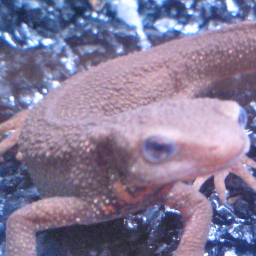
#> input picture imori_256x256.png, 256 x 256 px, found by its file name
$ jupyter execute --allow-errors week_02.ipynb   (older library calls are emulated)
#> lines starting #> are read from the running program, lines starting #| are printed output that depends on the picture
[cell 1]
import numpy as np
import cv2
import matplotlib.pyplot as plt
from skimage import io

[cell 2]
img_base_url = "https://yoyoyo-yo.github.io/Gasyori100knock/"

[cell 3]
img_orig = io.imread(img_base_url + "dataset/images/imori_256x256.png")
#> img_orig is the input picture: shape (256, 256, 3); mean R, G, B 133.4, 122.3, 152.1
plt.imshow(img_orig)

#> (a cell that did not finish here is left out)

[cell 5]
img_gray = cv2.cvtColor(img_orig, cv2.COLOR_RGB2GRAY)
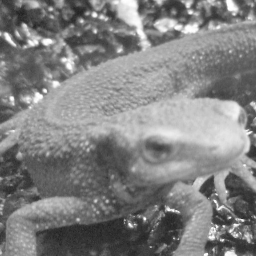
#> img_gray: shape (256, 256); min 32, max 255, mean 129
plt.imshow(img_gray, cmap='gray')

### 余談
`matplotlib`の`imshow`はデフォルトで`virdis`というカラーマップを使うため、青緑っぽく表示される。

また、グレースケールは正規化されている。

[cell 6]
from matplotlib.colors import NoNorm
plt.imshow(img_gray, norm=NoNorm())

## Question 11 平滑化フィルタ Smoothing filter

ノイズ画像に対して、平滑化フィルタ(5x5)をかけよ。

平滑化フィルタはフィルタ内の画素の平均値を出力するフィルタである。

[cell 7]
def smooth_filter(img, kernel_size=(3, 3)):
    # Padding
    h, w = img.shape[0:2]
    kernel_h, kernel_w = kernel_size

    top_pad = int(((kernel_h + 1) / 2))
    bottom_pad = top_pad
    left_pad = int(((kernel_w + 1) / 2))
    right_pad = left_pad
    _img = np.pad(img, ((top_pad, bottom_pad), (left_pad, right_pad), (0, 0)))

    out = np.zeros_like(_img)
    new_h, new_w = _img.shape[0:2]
    c = 1 if len(out.shape) == 2 else out.shape[2]

    for i in range(kernel_h // 2, new_h - kernel_h // 2):
        for j in range(kernel_w // 2, new_w - kernel_w // 2):
            for k in range(c):
                out[i, j, k] = np.mean(_img[i - kernel_h//2:i + kernel_h//2 + 1, j - kernel_w//2:j + kernel_w//2 + 1, k])

    return out[top_pad:top_pad + h, left_pad:left_pad + w].astype(np.uint8)

[cell 8]
plt.figure(figsize=(12, 3))
plt.subplot(1, 3, 1)
#> (the rest of this cell did not finish here and is left out)

## Question 12 モーションフィルタ Motion filter

モーションフィルタ(5x5)を実装せよ。

モーションフィルタとは対角方向の平均値を取るフィルタであり、k x kのフィルタは次式で定義される。

[cell 9]
def gen_motion_kernel(k_size=(3, 3)):
    kernel = np.zeros(k_size)
    kernel[range(k_size[0]), range(k_size[0])] = 1 / k_size[0]
    return kernel

[cell 10]
def motion_filter(img, kernel_size=(3, 3)):
    # Padding
#> called with kernel_size = (3, 3)
    h, w = img.shape[0:2]
#> h = 256; w = 256
    kernel_h, kernel_w = kernel_size

    top_pad = int(((kernel_h + 1) / 2))
    bottom_pad = top_pad
    left_pad = int(((kernel_w + 1) / 2))
    right_pad = left_pad
    _img = np.pad(img, ((top_pad, bottom_pad), (left_pad, right_pad), (0, 0)))

    out = np.zeros_like(_img)
    new_h, new_w = _img.shape[0:2]
#> new_h = 260; new_w = 260
    c = 1 if len(out.shape) == 2 else out.shape[2]
#> c = 3

    kernel = gen_motion_kernel(kernel_size)

    for i in range(kernel_h // 2, new_h - kernel_h // 2):
        for j in range(kernel_w // 2, new_w - kernel_w // 2):
            for k in range(c):
                out[i, j, k] = np.sum(_img[i - kernel_h//2:i + kernel_h//2 + 1, j - kernel_w//2:j + kernel_w//2 + 1, k] * kernel)

    return out[top_pad:top_pad + h, left_pad:left_pad + w].astype(np.uint8)

[cell 11]
plt.figure(figsize=(12, 3))
plt.subplot(1, 3, 1)
plt.imshow(img_orig)
plt.subplot(1, 3, 2)
plt.imshow(motion_filter(img_orig, (3, 3)))
plt.subplot(1, 3, 3)
plt.imshow(motion_filter(img_orig, (7, 7)))
plt.show()

## Question 13 Max-Minフィルタ Max-Min filter

グレースケールに対してMAX-MINフィルタ(3x3)を実装せよ。

MAX-MINフィルタとはフィルタ内の画素の最大値と最小値の差を出力するフィルタであり、エッジ検出のフィルタの一つである。

エッジ検出とは画像内の線を検出るすることであり、このような画像内の情報を抜き出す操作を特徴抽出と呼ぶ。

エッジ検出では多くの場合、グレースケール画像に対してフィルタリングを行う。

[cell 12]
def max_min_filter(img, kernel_size=(3, 3)):
    # Padding
#> called with kernel_size = (3, 3)
    _img = img.copy().astype(np.float32)

    h, w = img.shape[0:2]
#> h = 256; w = 256
    kernel_h, kernel_w = kernel_size

    top_pad = int(((kernel_h + 1) / 2))
    bottom_pad = top_pad
    left_pad = int(((kernel_w + 1) / 2))
    right_pad = left_pad

    if len(_img.shape) == 2:
        _img = np.expand_dims(_img, axis=-1)

    _img = np.pad(_img, [(top_pad, bottom_pad), (left_pad, right_pad), (0, 0)], 'edge')

    out = np.zeros_like(_img)
    new_h, new_w = _img.shape[0:2]
#> new_h = 260; new_w = 260
    c = 1 if len(out.shape) == 2 else out.shape[2]
#> c = 1

    for i in range(kernel_h // 2, new_h - kernel_h // 2):
        for j in range(kernel_w // 2, new_w - kernel_w // 2):
            for k in range(c):
                out[i, j, k] = _img[i - kernel_h//2:i + kernel_h//2 + 1, j - kernel_w//2:j + kernel_w//2 + 1, k].max() - _img[i - kernel_h//2:i + kernel_h//2 + 1, j - kernel_w//2:j + kernel_w//2 + 1, k].min()
#> out: shape (260, 260, 1) float32

    return out[top_pad:top_pad + h, left_pad:left_pad + w].astype(np.uint8)
#> returned value: shape (256, 256, 1)

[cell 13]
plt.figure(figsize=(12, 3))
plt.subplot(1, 3, 1)
plt.imshow(img_gray, cmap='gray')
plt.subplot(1, 3, 2)
plt.imshow(max_min_filter(img_gray, (3, 3)), cmap='gray')
plt.subplot(1, 3, 3)
plt.imshow(max_min_filter(img_gray, (5, 5)), cmap='gray')
#> call 2 of max_min_filter, with kernel_size = (5, 5)
#> after the loop in max_min_filter (call 2), `for i in range(kernel_h // 2, new_h - kernel_h // 2):`:
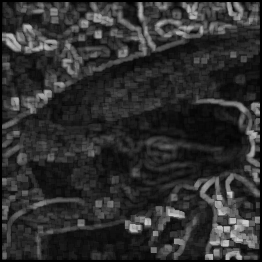
#> out: shape (262, 262, 1) float32; min 0, max 203, mean 46.7
plt.show()

## Question 14 微分フィルタ Differential filter

グレースケールに対して、微分フィルタ(3x3)を実装せよ。

微分フィルタは輝度の急激な変化が起こっている部分のエッジを取り出すフィルタであり、隣り合う画素同士の差を取る。赤線のR成分を取り出すと輪郭や、目の境目など色が変わる部分でR値が急激に変化している。この部分がエッジとなる。

[cell 14]
_w = img_orig.shape[1]
plt.figure(figsize=(12, 4))
plt.subplot(1, 3, 1); plt.imshow(img_orig); plt.plot(np.arange(_w), [150] * _w, color='red')
plt.subplot(1, 3, 2); plt.plot(np.arange(_w), img_orig[150, :, 0])
plt.show()
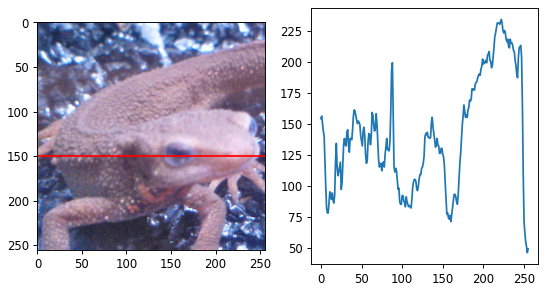
#> figure drawn by matplotlib, 2 panels; panel 2: curve peaks at x = 222, y = 234

[cell 15]
def gen_diff_kernel(type='x'):
    if type == 'y':
        return np.array([[0, -1, 0], [0, 1, 0], [0, 0, 0]])
    else:
        return np.array([[0, 0, 0], [-1, 1, 0], [0, 0, 0]])

[cell 16]
def diff_filter(img, type='x', kernel_size=(3, 3)):
    # Padding
#> called with type = 'x', kernel_size = (3, 3)
    _img = img.copy().astype(np.float32)


    h, w = img.shape[0:2]
#> h = 256; w = 256
    kernel_h, kernel_w = kernel_size

    top_pad = int(((kernel_h + 1) / 2))
    bottom_pad = top_pad
    left_pad = int(((kernel_w + 1) / 2))
    right_pad = left_pad

    if len(_img.shape) == 2:
        _img = np.expand_dims(_img, axis=-1)

    _img = np.pad(_img, ((top_pad, bottom_pad), (left_pad, right_pad), (0, 0)))

    out = np.zeros_like(_img)
    new_h, new_w = _img.shape[0:2]
#> new_h = 260; new_w = 260
    c = 1 if len(out.shape) == 2 else out.shape[2]
#> c = 1

    kernel = gen_diff_kernel(type)

    for i in range(kernel_h // 2, new_h - kernel_h // 2):
        for j in range(kernel_w // 2, new_w - kernel_w // 2):
            for k in range(c):
                out[i, j, k] = np.sum(_img[i - kernel_h//2:i + kernel_h//2 + 1, j - kernel_w//2:j + kernel_w//2 + 1, k] * kernel)
#> out: shape (260, 260, 1) float32

    # if converted to uint8 without clip, cannot handle negative numbers
    return np.clip(out[top_pad:top_pad + h, left_pad:left_pad + w], 0, 255).astype(np.uint8)

[cell 17]
plt.figure(figsize=(12, 3))
plt.subplot(1, 3, 1)
plt.imshow(img_gray, cmap='gray')
plt.subplot(1, 3, 2)
plt.imshow(diff_filter(img_gray), cmap='gray')
plt.subplot(1, 3, 3)
plt.imshow(diff_filter(img_gray, type='y'), cmap='gray')
plt.show()

## Question 15 プリューウィットフィルタ Prewitt filter

グレースケールに対して、Prewittフィルタ(5x5)を実装せよ。

Prewitt(プレウィット)フィルタはエッジ抽出フィルタの一種であり、カーネルサイズk x kでは次式で定義される。

[cell 18]
def gen_prewitt_kernel(type='x', kernel_size=(5, 5)):
    kernel = np.zeros(kernel_size)
    if type == 'x':
        kernel[:, 0] = 1
        kernel[:, -1] = -1
    else:
        kernel[0] = 1
        kernel[-1] = -1
    return kernel

[cell 19]
def prewitt_filter(img, type='x', kernel_size=(3, 3)):
    # Padding
#> called with type = 'x', kernel_size = (3, 3)
    _img = img.copy().astype(np.float32)

    h, w = img.shape[0:2]
    kernel_h, kernel_w = kernel_size

    top_pad = int(((kernel_h + 1) / 2))
    bottom_pad = top_pad
    left_pad = int(((kernel_w + 1) / 2))
    right_pad = left_pad

    if len(_img.shape) == 2:
        _img = np.expand_dims(_img, axis=-1)

    _img = np.pad(_img, ((top_pad, bottom_pad), (left_pad, right_pad), (0, 0)))

    out = np.zeros_like(_img)
    new_h, new_w = _img.shape[0:2]
    c = 1 if len(out.shape) == 2 else out.shape[2]

    kernel = gen_prewitt_kernel(type, kernel_size)

    for i in range(kernel_h // 2, new_h - kernel_h // 2):
        for j in range(kernel_w // 2, new_w - kernel_w // 2):
            for k in range(c):
                out[i, j, k] = np.sum(_img[i - kernel_h//2:i + kernel_h//2 + 1, j - kernel_w//2:j + kernel_w//2 + 1, k] * kernel)

    # if converted to uint8 without clip, cannot handle negative numbers
    return np.clip(out[top_pad:top_pad + h, left_pad:left_pad + w], 0, 255).astype(np.uint8)

[cell 20]
plt.figure(figsize=(12, 3))
plt.subplot(1, 3, 1)
plt.imshow(img_gray, cmap='gray')
plt.subplot(1, 3, 2)
plt.imshow(prewitt_filter(img_gray, kernel_size=(3, 3)), cmap='gray')
plt.subplot(1, 3, 3)
plt.imshow(prewitt_filter(img_gray, type='y', kernel_size=(3, 3)), cmap='gray')
#> call 2 of prewitt_filter, with type = 'y', kernel_size = (3, 3)
#> after the loop in prewitt_filter (call 2), `for i in range(kernel_h // 2, new_h - kernel_h // 2):`:
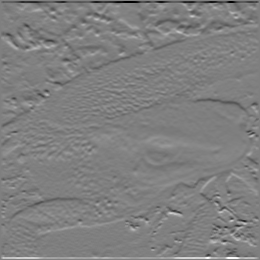
#> out: shape (260, 260, 1) float32; min -762, max 758, mean 0; drawn with min black and max white
#> in prewitt_filter (call 2), `return np.clip(out[top_pad:top_pad + h, left_pad:left_pad + w], 0, 255..`:
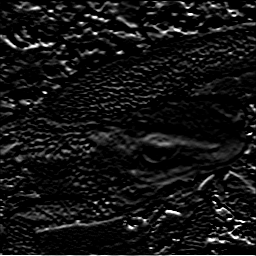
#> returned value: shape (256, 256, 1); min 0, max 255, mean 20.3
plt.show()

## Question 16 ソーベルフィルタ Sobel filter

グレースケール に対して、Sobelフィルタ(3x3)を実装せよ。

Sobelフィルタもエッジを抽出するフィルタであり、次式でそれぞれ定義される。 これはprewittフィルタの中心部分に重みをつけたフィルタである。

[cell 21]
def gen_sobel_kernel(mode='x', kernel_size=(3, 3)):
    kernel = gen_prewitt_kernel(mode, kernel_size)
    if mode == 'x':
        kernel[kernel_size[0] // 2, 0] = 2
        kernel[kernel_size[0] // 2, -1] = -2
    else:
        kernel[0, kernel_size[1] // 2] = 2
        kernel[-1, kernel_size[1] // 2] = -2
    return kernel

[cell 22]
def sobel_filter(img, mode='x', kernel_size=(3, 3)):
    # Padding
#> called with mode = 'x', kernel_size = (3, 3)
    _img = img.copy().astype(np.float32)


    h, w = img.shape[0:2]
    kernel_h, kernel_w = kernel_size

    top_pad = int(((kernel_h + 1) / 2))
    bottom_pad = top_pad
    left_pad = int(((kernel_w + 1) / 2))
    right_pad = left_pad

    if len(_img.shape) == 2:
        _img = np.expand_dims(_img, axis=-1)

    _img = np.pad(_img, ((top_pad, bottom_pad), (left_pad, right_pad), (0, 0)))

    out = np.zeros_like(_img)
    new_h, new_w = _img.shape[0:2]
    c = 1 if len(out.shape) == 2 else out.shape[2]

    kernel = gen_sobel_kernel(mode, kernel_size)

    for i in range(kernel_h // 2, new_h - kernel_h // 2):
        for j in range(kernel_w // 2, new_w - kernel_w // 2):
            for k in range(c):
                out[i, j, k] = np.sum(_img[i - kernel_h//2:i + kernel_h//2 + 1, j - kernel_w//2:j + kernel_w//2 + 1, k] * kernel)

    # normalize (not necessary)
    out -= out.min()
    out /= out.max()

    return out[top_pad:top_pad + h, left_pad:left_pad + w]

[cell 23]
plt.figure(figsize=(12, 3))
plt.subplot(1, 3, 1)
plt.imshow(img_gray, cmap='gray')
plt.subplot(1, 3, 2)
plt.imshow(sobel_filter(img_gray, kernel_size=(3, 3)), cmap='gray')
plt.subplot(1, 3, 3)
plt.imshow(sobel_filter(img_gray, mode='y', kernel_size=(3, 3)), cmap='gray')
plt.show()

## Question 17 ラプラシアンフィルタ Laplacian filter

グレースケールに対して、Laplacianフィルタを実装せよ。

Laplacianフィルタとは輝度の二次微分をとることでエッジ検出を行うフィルタである。

[cell 24]
def gen_laplacian_kernel():
    kernel = np.array([[0, 1, 0], [1, -4, 1], [0, 1, 0]])
    return kernel

[cell 25]
def laplacian_filter(img, kernel_size=(3, 3)):
    # Padding
#> called with kernel_size = (3, 3)
    _img = img.copy().astype(np.float32)


    h, w = img.shape[0:2]
    kernel_h, kernel_w = kernel_size

    top_pad = int(((kernel_h + 1) / 2))
    bottom_pad = top_pad
    left_pad = int(((kernel_w + 1) / 2))
    right_pad = left_pad

    if len(_img.shape) == 2:
        _img = np.expand_dims(_img, axis=-1)

    _img = np.pad(_img, ((top_pad, bottom_pad), (left_pad, right_pad), (0, 0)))

    out = np.zeros_like(_img)
    new_h, new_w = _img.shape[0:2]
    c = 1 if len(out.shape) == 2 else out.shape[2]

    kernel = gen_laplacian_kernel()

    for i in range(kernel_h // 2, new_h - kernel_h // 2):
        for j in range(kernel_w // 2, new_w - kernel_w // 2):
            for k in range(c):
                out[i, j, k] = np.sum(_img[i - kernel_h//2:i + kernel_h//2 + 1, j - kernel_w//2:j + kernel_w//2 + 1, k] * kernel)
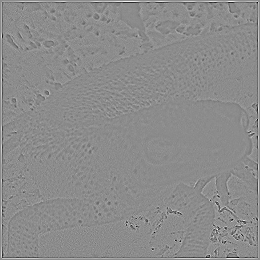
#> out: shape (260, 260, 1) float32; min -351, max 288, mean 0; drawn with min black and max white

    # normalize (not necessary)
    out -= out.min()
    out /= out.max()

    return out[top_pad:top_pad + h, left_pad:left_pad + w]

[cell 26]
plt.figure(figsize=(8, 3))
plt.subplot(1, 2, 1)
plt.imshow(img_gray, cmap='gray')
plt.subplot(1, 2, 2)
plt.imshow(laplacian_filter(img_gray), cmap='gray')

## Question 18 エンボスフィルタ Emboss filter

グレースケールに対して、Embossフィルタを実装せよ。

Embossフィルタとは輪郭部分を浮き出しにするフィルタで、次式で定義される。

[cell 27]
def gen_emboss_kernel():
    kernel = np.array([[-2, -1, 0], [-1, 1, 1], [0, 1, 2]])
    return kernel

[cell 28]
def emboss_filter(img, kernel_size=(3, 3)):
    # Padding
#> called with kernel_size = (3, 3)
    _img = img.copy().astype(np.float32)


    h, w = img.shape[0:2]
    kernel_h, kernel_w = kernel_size

    top_pad = int(((kernel_h + 1) / 2))
    bottom_pad = top_pad
    left_pad = int(((kernel_w + 1) / 2))
    right_pad = left_pad

    if len(_img.shape) == 2:
        _img = np.expand_dims(_img, axis=-1)

    _img = np.pad(_img, ((top_pad, bottom_pad), (left_pad, right_pad), (0, 0)))

    out = np.zeros_like(_img)
    new_h, new_w = _img.shape[0:2]
    c = 1 if len(out.shape) == 2 else out.shape[2]

    kernel = gen_emboss_kernel()

    for i in range(kernel_h // 2, new_h - kernel_h // 2):
        for j in range(kernel_w // 2, new_w - kernel_w // 2):
            for k in range(c):
                out[i, j, k] = np.sum(_img[i - kernel_h//2:i + kernel_h//2 + 1, j - kernel_w//2:j + kernel_w//2 + 1, k] * kernel)
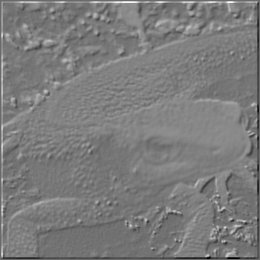
#> out: shape (260, 260, 1) float32; min -752, max 1049, mean 125.1; drawn with min black and max white

    # normalize (not necessary)
    out -= out.min()
    out /= out.max()

    return out[top_pad:top_pad + h, left_pad:left_pad + w]
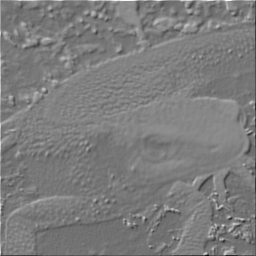
#> returned value: shape (256, 256, 1) float32; min 0.0411, max 1, mean 0.489

[cell 29]
plt.figure(figsize=(8, 3))
plt.subplot(1, 2, 1)
plt.imshow(img_gray, cmap='gray')
plt.subplot(1, 2, 2)
plt.imshow(emboss_filter(img_gray), cmap='gray')

## Question 19 LoGフィルタ LoG filter

LoGフィルタ(sigma=3、カーネルサイズ=5)を実装し、imori_noise_256x256.pngのエッジを検出せよ。

LoGフィルタとはLaplacian of Gaussianであり、ガウシアンフィルタで画像を平滑化した後にラプラシアンフィルタで輪郭を取り出すフィルタである。

Laplcianフィルタは二次微分をとるのでノイズが強調されるのを防ぐために、予めGaussianフィルタでノイズを抑える。LoGフィルタは次式で定義される。

[cell 30]
def LoG_filter(img, kernel_size=(5, 5), sigma=3):
#> called with kernel_size = (5, 5), sigma = 3
    img_gau = cv2.GaussianBlur(img, kernel_size, sigma)
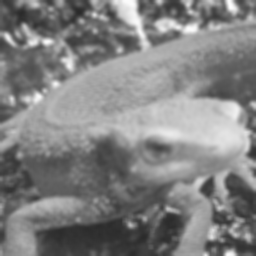
#> img_gau: shape (256, 256); min 42, max 253, mean 129
    img_lapl = cv2.Laplacian(img_gau, cv2.CV_32F, kernel_size)
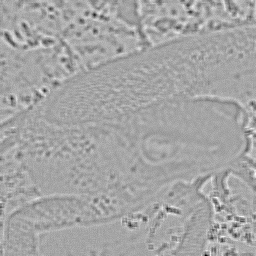
#> img_lapl: shape (256, 256) float32; min -53, max 29, mean 0; drawn with min black and max white
    return img_lapl

[cell 31]
plt.figure(figsize=(8, 3))
plt.subplot(1, 2, 1)
plt.imshow(img_gray, cmap='gray')
plt.subplot(1, 2, 2)
plt.imshow(LoG_filter(img_gray), cmap='gray')

$ run again, with notebooks/color/Aerial.bmp saved as imori_256x256.png
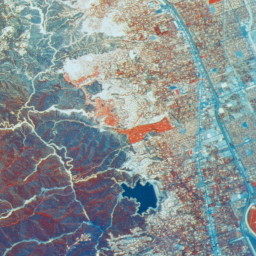
#> input picture notebooks/color/Aerial.bmp, 256 x 256 px, found by its file name
#> img_orig is the input picture: shape (256, 256, 3); mean R, G, B 134.9, 144.1, 145.7
#> after the loop in emboss_filter, `for i in range(kernel_h // 2, new_h - kernel_h // 2):`:
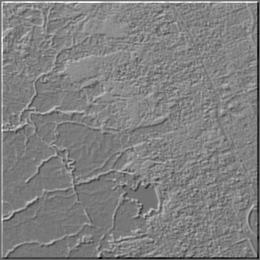
#> out: shape (260, 260, 1) float32; min -667, max 924, mean 137.2; drawn with min black and max white
#> in LoG_filter, `img_lapl = cv2.Laplacian(img_gau, cv2.CV_32F, kernel_size)`:
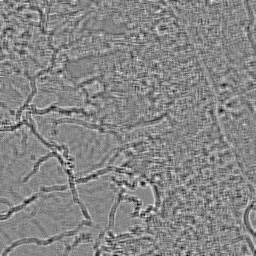
#> img_lapl: shape (256, 256) float32; min -29, max 26, mean 0; drawn with min black and max white

$ run again, with notebooks/color/Airplane.bmp saved as imori_256x256.png
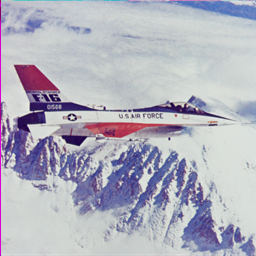
#> input picture notebooks/color/Airplane.bmp, 256 x 256 px, found by its file name
#> img_orig is the input picture: shape (256, 256, 3); mean R, G, B 177.4, 177.1, 190
#> in LoG_filter, `img_lapl = cv2.Laplacian(img_gau, cv2.CV_32F, kernel_size)`:
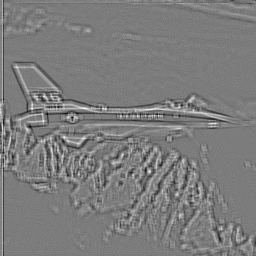
#> img_lapl: shape (256, 256) float32; min -44, max 46, mean 0; drawn with min black and max white
